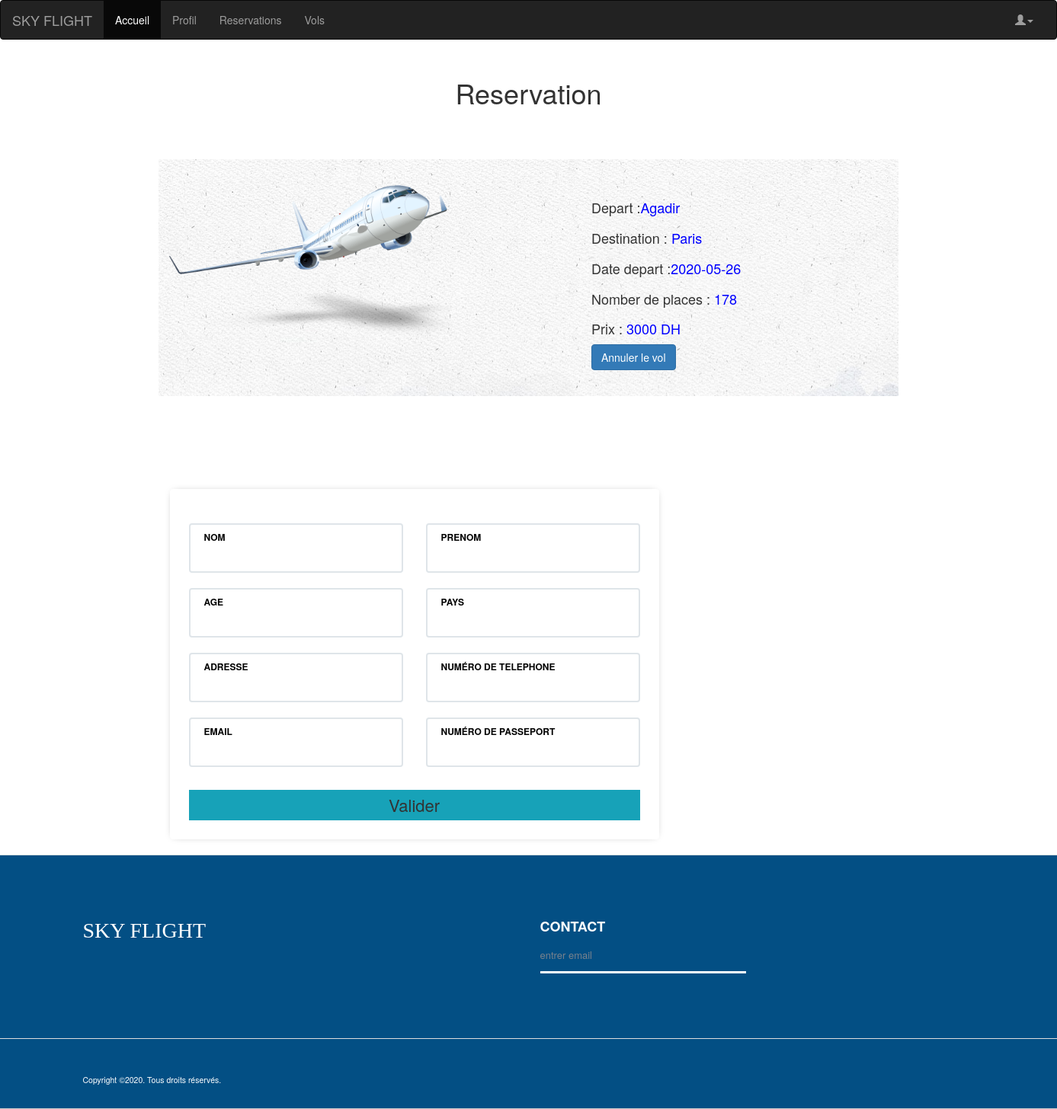
The app's page /reservation.php?id=1 with its own data.
### tables this page shows
CREATE TABLE `vols` (
  `id` int(11) NOT NULL,
  `depart` varchar(254) DEFAULT NULL,
  `destination` varchar(254) DEFAULT NULL,
  `date_depart` date DEFAULT NULL,
  `num_place` int(11) DEFAULT NULL,
  `prix` int(11) DEFAULT NULL,
  `statut` int(10) NOT NULL
);

### vol.php (called while the page is built, shortened)
<?php
class Vol
{
    function getVolById($id) {
        include 'dbConnect.php';
    						$query = "SELECT * FROM vols WHERE id='$id'";
								$stmt = $conn->prepare($query);
								$stmt->execute();
                                $result = $stmt->get_result();
                                return $result;
    }
}
?>

### reservation-back.php (called while the page is built, shortened)
<?php
include"vol.php";
$vol=new Vol();
$id=$_GET['id'];
$result=$vol->getVolById($id);
$row = $result->fetch_assoc();
?>

### reservation.php (the view, shortened to what this page needs)
<?php
include"reservation-back.php";
?>
<!DOCTYPE html>
<html lang="en">
<head>
  <link rel="stylesheet" href="https://maxcdn.bootstrapcdn.com/bootstrap/3.4.1/css/bootstrap.min.css">
  <link rel="stylesheet" href="css/style.css"/>
</head>
<body>
<?php
include('menu.php');
?>
<h1>Reservation</h1>
	<div class="flex">
		<section class="t">
			<div class="container py-3">
				<div class="card">
					<div class="row ">
						<div class="col-md-4">
							<img class="plane" src="img/580b585b2edbce24c47b2d14.png" class="w-100">
						</div>
						<div class="col-md-8 px-3">
							<div class="card-block cc px-3">
								<h4 class="card-title">Depart :<span style="color:blue"><?= $row['depart']; ?></span></h4>
								<h4 class="card-title">Destination : <span style="color:blue"><?= $row['destination']; ?></span></h4>
								<h4 class="card-title">Date depart :<span style="color:blue"><?= $row['date_depart']; ?> </span> </h4>
								<h4 class="card-title">Nomber de places : <span style="color:blue"><?= $row['num_place']; ?></span></h4>
								<h4 class="card-title">Prix : <span style="color:blue"><?= $row['prix'];  ?> DH</span> </h4>
								<a href="index.php" class="btn btn-primary">Annuler le vol</a>
							</div>
						</div>
					</div>
				</div>
			</div>
	</div>
	<div>
		<div class="section-center">
			<div class="container">
				<div class="row">
					<div class="col-md-7 col-md-offset-1">
						<div class="booking-form">
							<form action="<?php echo $_SERVER['PHP_SELF']; ?>" method="POST">
								<div class="row">
									<div class="col-md-6">
										<div class="form-group">
											<span class="form-label">Nom</span>
											<input class="form-control" name="nom" type="text" required>
										</div>
									</div>
									<div class="col-md-6">
										<div class="form-group">
											<span class="form-label">Prenom</span>
											<input class="form-control" name="prenom" type="text" required>
										</div>
									</div>
								</div>
								<div class="row">
									<div class="col-md-6">
										<div class="form-group">
											<span class="form-label">Age</span>
											<input class="form-control" name="age" type="number" required>
										</div>
									</div>
									<div class="col-md-6">
										<div class="form-group">
											<span class="form-label">Pays </span>
											<input class="form-control" name="pays" type="text" required>
										</div>
									</div>
									<div class="col-md-6">
										<div class="form-group">
											<span class="form-label">Adresse </span>
											<input class="form-control" name="adresse" type="text" required>
										</div>
									</div>
									<div class="col-md-6">
										<div class="form-group">
											<span class="form-label">Numéro de telephone </span>
											<input class="form-control" name="tele" type="number" required>
										</div>
									</div>
									<div class="col-md-6">
										<div class="form-group">
											<span class="form-label">Email </span>
											<input class="form-control" name="email" type="email" required>
										</div>
									</div>
									<div class="col-md-6">
										<div class="form-group">
											<span class="form-label">Numéro de passeport </span>
											<input class="form-control" name="passeport" type="number" required>
										</div>
									</div>
								</div>
								<div class="form-btn">
									<button type="submit" class="s22" name="add">Valider</button>
								</div>
							</form>
						</div>
					</div>
				</div>
			</div>
		</div>
	</div>
	<?php
	 include"footer.php"
	?>
</body>
</html>

### css/style.css (style rules this page uses)
body { overflow-x: hidden; }
.booking-form { position: relative; background: #fff; max-width: 642px; width: 100%; margin: auto; padding: 45px 25px 25px; border-radius: 4px; -webkit-box-shadow: 0px 0px 10px -5px rgba(0, 0, 0, 0.4); box-shadow: 0px 0px 10px -5px rgba(0, 0, 0, 0.4); }
.booking-form .form-group { position: relative; margin-bottom: 20px; }
.booking-form .form-control { background-color: #fff; height: 65px; padding: 0px 15px; padding-top: 24px; color: #191a1e; border: 2px solid #dfe5e9; font-size: 16px; font-weight: 700; -webkit-box-shadow: none; box-shadow: none; border-radius: 4px; -webkit-transition: 0.2s all; transition: 0.2s all; }
.booking-form .form-control::placeholder { color: #dfe5e9; }
.booking-form .form-label { position: absolute; top: 6px; left: 20px; font-weight: 700; text-transform: uppercase; line-height: 24px; height: 24px; font-size: 12px; color: #000000; }
.cc { margin-left: 20%; }
.flex { display: flex; justify-content: space-around; align-items: center; flex-wrap: wrap; width: 100%; height: 500px; margin-top: -70px; }
.t { background: #fff; margin: 0% 2% 1% 2%; padding: 1%; background-image: url('../img/01.jpg'); width: 70%; }
h1 { text-align: center; margin-bottom: 50px; margin-top: 50px; }
.plane { width: 100%; height: 100%; }
.container { padding: 2rem 0rem; }
h4 { margin: 2rem 0rem 1rem; }
.s22 { margin-left: 0%; margin-top: 10px; width: 100%; background-color: #17a2b8; border: none; height: 40px; font-size: 22px; }

### records on screen
vols: depart "Agadir", destination "Paris", date_depart "2020-05-26", num_place "178", prix "3000"
